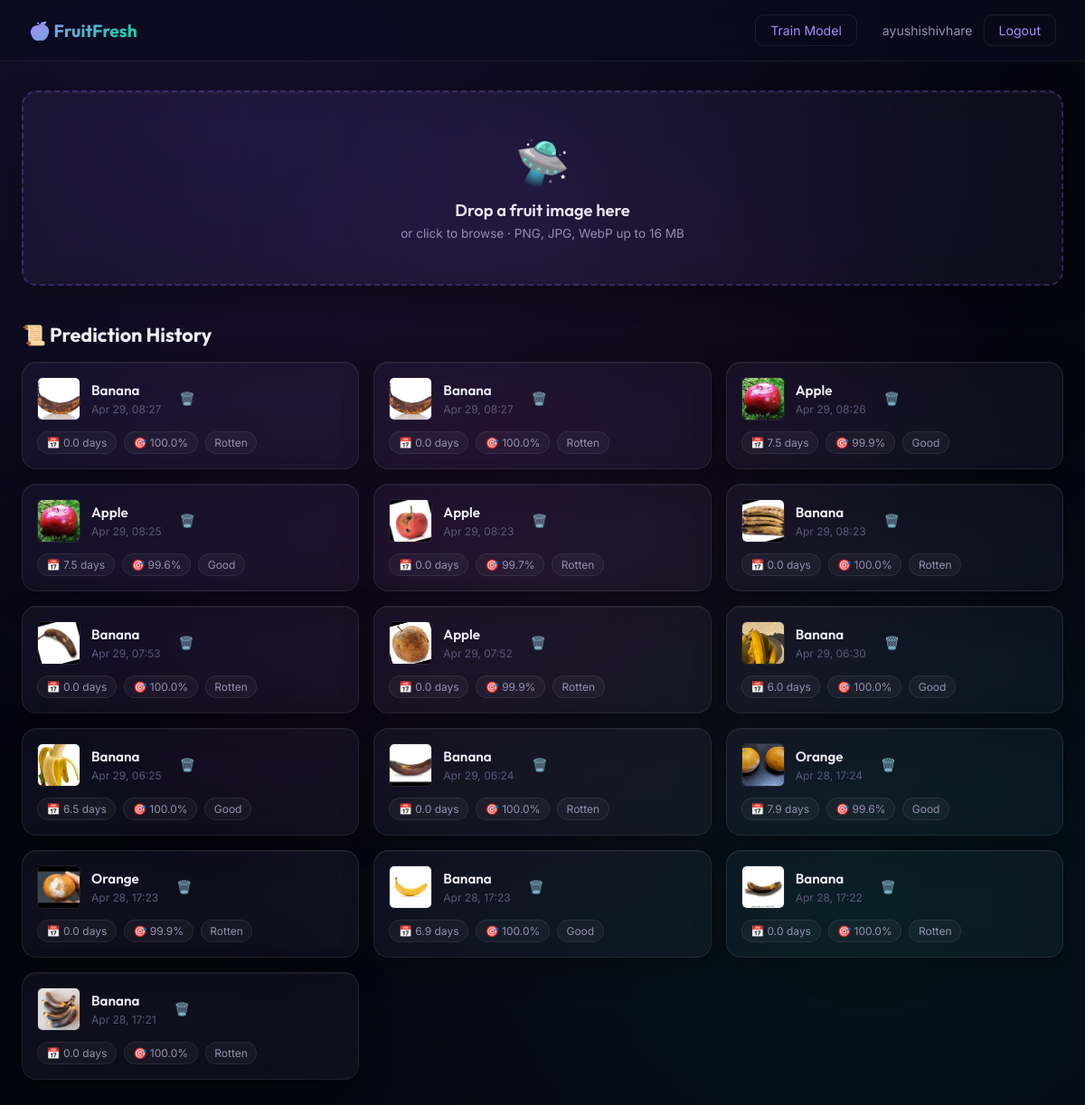
/dashboard (signed in), run on the app's committed database.
### app/models.py (models this page shows, shortened)
class User(UserMixin, db.Model):
    __tablename__ = 'users'
    id = db.Column(db.Integer, primary_key=True)
    username = db.Column(db.String(80), unique=True, nullable=False)
    email = db.Column(db.String(120), unique=True, nullable=False)
    password_hash = db.Column(db.String(256), nullable=False)
    created_at = db.Column(db.DateTime, default=datetime.utcnow)
    predictions = db.relationship('FreshnessHistory', backref='user', lazy=True)

class FreshnessHistory(db.Model):
    __tablename__ = 'freshness_history'
    id = db.Column(db.Integer, primary_key=True)
    user_id = db.Column(db.Integer, db.ForeignKey('users.id'), nullable=False)
    image_filename = db.Column(db.String(255), nullable=False)
    fruit_type = db.Column(db.String(100), nullable=False)
    predicted_days = db.Column(db.Float, nullable=False)
    confidence = db.Column(db.Float, nullable=False)
    freshness_status = db.Column(db.String(50), nullable=False)
    storage_tip = db.Column(db.Text, nullable=True)
    created_at = db.Column(db.DateTime, default=datetime.utcnow)

### app/routes.py (the view)
@main_bp.route('/dashboard')
@login_required
def dashboard():
    history = (
        FreshnessHistory.query
        .filter_by(user_id=current_user.id)
        .order_by(FreshnessHistory.created_at.desc())
        .limit(20)
        .all()
    )
    return render_template('dashboard.html', history=history)

### app/models.py (called while the page is built)
@login_manager.user_loader
def load_user(user_id):
    return User.query.get(int(user_id))

### app/templates/dashboard.html (shortened to what this page needs)
{% extends "base.html" %}
{% block body %}
<nav class="dash-topbar">
  <div class="logo">🍎 FruitFresh</div>
  <div class="user-info">
    <a href="{{ url_for('main.train_model') }}" class="btn-ghost" style="margin-right: 1rem;">Train Model</a>
    <span>{{ current_user.username }}</span>
    <a href="{{ url_for('auth.logout') }}" class="btn-ghost" id="btn-logout">Logout</a>
  </div>
</nav>
<main class="dash-container">
  <section class="upload-section">
    <div class="upload-zone glass" id="drop-zone">
      <div class="upload-icon">🛸</div>
      <h3>Drop a fruit image here</h3>
      <p>or click to browse · PNG, JPG, WebP up to 16 MB</p>
    </div>
  </section>
  <section class="history-section">
    <h2>📜 Prediction History</h2>
    <div class="history-grid" id="history-grid">
      {% if history %}
        {% for h in history %}
        <div class="history-item glass" id="hist-{{ h.id }}">
          <div class="hi-top">
            <img class="hi-thumb" src="/uploads/{{ h.image_filename }}" alt="{{ h.fruit_type }}">
            <div class="hi-info">
              <h4>{{ h.fruit_type }}</h4>
              <span>{{ h.created_at.strftime('%b %d, %H:%M') }}</span>
            </div>
            <button class="btn-delete" onclick="deleteRecord({{ h.id }})" title="Delete">🗑️</button>
          </div>
          <div class="hi-stats">
            <span class="hi-chip">📅 {{ h.predicted_days }} days</span>
            <span class="hi-chip">🎯 {{ (h.confidence * 100)|round(1) }}%</span>
            <span class="hi-chip status-badge status-{{ h.freshness_status|replace(' ', '-') }}">{{ h.freshness_status }}</span>
          </div>
        </div>
        {% endfor %}
      {% else %}
        <div class="empty-state" id="empty-state">
          <div class="empty-icon">🛸</div>
          <p>No predictions yet — upload your first fruit image above!</p>
        </div>
      {% endif %}
    </div>
  </section>
</main>
{% endblock %}

### app/templates/base.html (shortened to what this page needs)
<!DOCTYPE html>
<html lang="en">
<head>
  <link rel="stylesheet" href="{{ url_for('static', filename='css/style.css') }}">
</head>
<body>
  <div class="particles">
  </div>
  {% block body %}{% endblock %}
</body>
</html>

### data on the page
User: username "ayushishivhare"
FreshnessHistory: image_filename (picture), fruit_type "Banana", created_at "Apr 29, 08:27", predicted_days "0.0", (h.confidence*100)|round(1) "100.0", freshness_status "Rotten"
FreshnessHistory: image_filename (picture), fruit_type "Banana", created_at "Apr 29, 08:27", predicted_days "0.0", (h.confidence*100)|round(1) "100.0", freshness_status "Rotten"
FreshnessHistory: image_filename (picture), fruit_type "Apple", created_at "Apr 29, 08:26", predicted_days "7.5", (h.confidence*100)|round(1) "99.9", freshness_status "Good"
FreshnessHistory: image_filename (picture), fruit_type "Apple", created_at "Apr 29, 08:25", predicted_days "7.5", (h.confidence*100)|round(1) "99.6", freshness_status "Good"
FreshnessHistory: image_filename (picture), fruit_type "Apple", created_at "Apr 29, 08:23", predicted_days "0.0", (h.confidence*100)|round(1) "99.7", freshness_status "Rotten"
FreshnessHistory: image_filename (picture), fruit_type "Banana", created_at "Apr 29, 08:23", predicted_days "0.0", (h.confidence*100)|round(1) "100.0", freshness_status "Rotten"
FreshnessHistory: image_filename (picture), fruit_type "Banana", created_at "Apr 29, 07:53", predicted_days "0.0", (h.confidence*100)|round(1) "100.0", freshness_status "Rotten"
FreshnessHistory: image_filename (picture), fruit_type "Apple", created_at "Apr 29, 07:52", predicted_days "0.0", (h.confidence*100)|round(1) "99.9", freshness_status "Rotten"
FreshnessHistory: image_filename (picture), fruit_type "Banana", created_at "Apr 29, 06:30", predicted_days "6.0", (h.confidence*100)|round(1) "100.0", freshness_status "Good"
FreshnessHistory: image_filename (picture), fruit_type "Banana", created_at "Apr 29, 06:25", predicted_days "6.5", (h.confidence*100)|round(1) "100.0", freshness_status "Good"
FreshnessHistory: image_filename (picture), fruit_type "Banana", created_at "Apr 29, 06:24", predicted_days "0.0", (h.confidence*100)|round(1) "100.0", freshness_status "Rotten"
FreshnessHistory: image_filename (picture), fruit_type "Orange", created_at "Apr 28, 17:24", predicted_days "7.9", (h.confidence*100)|round(1) "99.6", freshness_status "Good"
FreshnessHistory: image_filename (picture), fruit_type "Orange", created_at "Apr 28, 17:23", predicted_days "0.0", (h.confidence*100)|round(1) "99.9", freshness_status "Rotten"
FreshnessHistory: image_filename (picture), fruit_type "Banana", created_at "Apr 28, 17:23", predicted_days "6.9", (h.confidence*100)|round(1) "100.0", freshness_status "Good"
FreshnessHistory: image_filename (picture), fruit_type "Banana", created_at "Apr 28, 17:22", predicted_days "0.0", (h.confidence*100)|round(1) "100.0", freshness_status "Rotten"
FreshnessHistory: image_filename (picture), fruit_type "Banana", created_at "Apr 28, 17:21", predicted_days "0.0", (h.confidence*100)|round(1) "100.0", freshness_status "Rotten"
